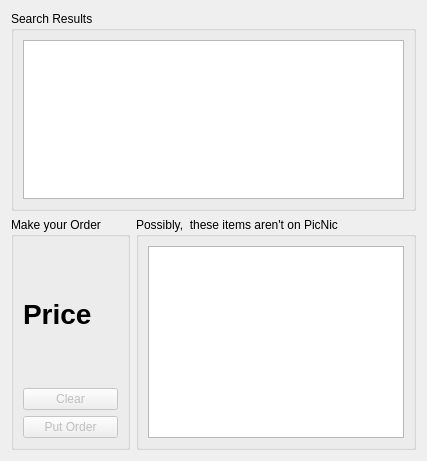
     <widget class="QWidget" name="tab_2">
      <attribute name="title">
       <string>Order</string>
      </attribute>
      <layout class="QGridLayout" name="gridLayout">
       <item row="0" column="0">
        <layout class="QVBoxLayout" name="verticalLayout_10" stretch="50,10">
         <item>
          <layout class="QVBoxLayout" name="verticalLayout_8">
           <item>
            <widget class="QGroupBox" name="picnicGroup">
             <property name="enabled">
              <bool>true</bool>
             </property>
             <property name="minimumSize">
              <size>
               <width>0</width>
               <height>200</height>
              </size>
             </property>
             <property name="title">
              <string>Search Results</string>
             </property>
             <layout class="QHBoxLayout" name="horizontalLayout_18">
              <item>
               <widget class="QTableWidget" name="picnicTable">
                <property name="sizeAdjustPolicy">
                 <enum>QAbstractScrollArea::AdjustToContents</enum>
                </property>
               </widget>
              </item>
             </layout>
            </widget>
           </item>
          </layout>
         </item>
         <item>
          <layout class="QHBoxLayout" name="horizontalLayout_5">
           <property name="rightMargin">
            <number>0</number>
           </property>
           <item>
            <widget class="QGroupBox" name="picnicMakeYourOrder">
             <property name="sizePolicy">
              <sizepolicy hsizetype="Expanding" vsizetype="Expanding">
               <horstretch>0</horstretch>
               <verstretch>0</verstretch>
              </sizepolicy>
             </property>
             <property name="minimumSize">
              <size>
               <width>0</width>
               <height>200</height>
              </size>
             </property>
             <property name="title">
              <string>Make your Order</string>
             </property>
             <layout class="QVBoxLayout" name="verticalLayout_6">
              <item>
               <widget class="QLabel" name="SumCosts">
                <property name="font">
                 <font>
                  <pointsize>21</pointsize>
                  <weight>75</weight>
                  <bold>true</bold>
                 </font>
                </property>
                <property name="text">
                 <string>Price</string>
                </property>
               </widget>
              </item>
              <item>
               <widget class="QPushButton" name="clearPicnic">
                <property name="enabled">
                 <bool>false</bool>
                </property>
                <property name="text">
                 <string>Clear</string>
                </property>
               </widget>
              </item>
              <item>
               <widget class="QPushButton" name="putOrder">
                <property name="enabled">
                 <bool>false</bool>
                </property>
                <property name="text">
                 <string>Put Order</string>
                </property>
               </widget>
              </item>
             </layout>
            </widget>
           </item>
           <item>
            <widget class="QGroupBox" name="picnicHint">
             <property name="title">
              <string>Possibly,  these items aren't on PicNic</string>
             </property>
             <layout class="QHBoxLayout" name="horizontalLayout_20">
              <item>
               <widget class="QListWidget" name="picnicNoMatchList">
                <property name="sizePolicy">
                 <sizepolicy hsizetype="Minimum" vsizetype="Minimum">
                  <horstretch>0</horstretch>
                  <verstretch>0</verstretch>
                 </sizepolicy>
                </property>
               </widget>
              </item>
             </layout>
            </widget>
           </item>
          </layout>
         </item>
        </layout>
       </item>
      </layout>
     </widget>
